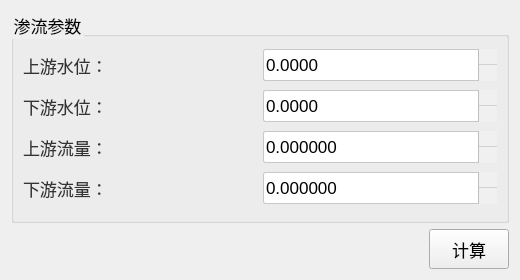
<?xml version="1.0" encoding="UTF-8"?>
<ui version="4.0">
 <class>SeepageWidget</class>
 <widget class="QWidget" name="SeepageWidget">
  <property name="geometry">
   <rect>
    <x>0</x>
    <y>0</y>
    <width>520</width>
    <height>280</height>
   </rect>
  </property>
  <property name="windowTitle">
   <string>渗流分析</string>
  </property>
  <property name="styleSheet">
   <string notr="true">QWidget{
font-family: &quot;Microsoft YaHei&quot;, &quot;微软雅黑&quot;;
}
QPushButton {
    font-size: 17px;
    min-height: 32px;
}
QPushButton#pushButton {
    background-color: rgb(224, 233, 244);
    border-width: 1px;
    border-color: rgb(121, 121, 121);
    border-style: solid;
    min-height: 33px;
    border-top: 1px solid rgb(169, 169, 169);
    border-bottom: 1px solid rgb(169, 169, 169);
    border-left: none;
    border-right: none;
    text-align: left;
    padding-left: 15px;
    font-size: 17px;
}
QLabel {
    font-size: 17px;
    color: rgb(51, 51, 51);
}
QLabel#pageNameLabel {
    font-size: 20px;
    padding-left: 9px;
    color: rgb(53, 103, 147);
}
QLineEdit, QTextEdit, QPlainTextEdit, QSpinBox, QDoubleSpinBox, QDateTimeEdit {
    border: 1px solid rgb(200, 200, 200);
    border-radius: 2px;
    font-size: 17px;
    min-height: 30px;
}
QLineEdit:focus, QTextEdit:focus, QPlainTextEdit:focus,
QSpinBox:focus, QDoubleSpinBox:focus, QDateTimeEdit:focus {
    border-color: rgb(100, 100, 255);
    outline: none;
}
QComboBox {
    font-size: 17px;
    color: rgb(51, 51, 51);
    padding-left: 6px;
    background: rgb(240, 240, 240);
    border: 1px solid rgb(169, 169, 169);
    border-radius: 3px;
    min-height: 30px;
}
QComboBox::drop-down {
    subcontrol-origin: padding;
    subcontrol-position: top right;
    width: 20px;
    background: rgb(240, 240, 240);
    border-left: 1px solid rgb(190, 190, 190);
}
QComboBox::down-arrow {
    image: url(:/resources/down_arrow.png);
    width: 12px;
    height: 12px;
}
QSpinBox::up-button, QDoubleSpinBox::up-button {
    subcontrol-origin: border;
    subcontrol-position: top right;
    width: 18px;
    border-left: 1px solid rgb(190, 190, 190);
    border-bottom: 1px solid rgb(210, 210, 210);
    background: rgb(240, 240, 240);
}
QSpinBox::down-button, QDoubleSpinBox::down-button {
    subcontrol-origin: border;
    subcontrol-position: bottom right;
    width: 18px;
    border-left: 1px solid rgb(190, 190, 190);
    background: rgb(240, 240, 240);
}
QSpinBox::up-arrow, QDoubleSpinBox::up-arrow {
    image: url(:/resources/up_arrow.png);
    width: 10px;
    height: 10px;
}
QSpinBox::down-arrow, QDoubleSpinBox::down-arrow {
    image: url(:/resources/down_arrow.png);
    width: 10px;
    height: 10px;
}
QRadioButton, QCheckBox, QGroupBox {
    font-size: 17px;
}
QTableWidget, QTreeWidget, QListWidget {
    font-size: 16px;
    gridline-color: rgb(210, 210, 210);
}

</string>
  </property>
  <layout class="QVBoxLayout" name="verticalLayout">
   <item>
    <widget class="QGroupBox" name="groupBoxParameters">
     <property name="title">
      <string>渗流参数</string>
     </property>
     <layout class="QGridLayout" name="gridLayout">
      <item row="0" column="0">
       <widget class="QLabel" name="labelUpWater">
        <property name="text"><string>上游水位：</string></property>
       </widget>
      </item>
      <item row="0" column="1">
       <widget class="QDoubleSpinBox" name="spinUpstreamWaterLevel">
        <property name="decimals"><number>4</number></property>
        <property name="minimum"><double>-1000000.000000000000000</double></property>
        <property name="maximum"><double>1000000.000000000000000</double></property>
       </widget>
      </item>
      <item row="1" column="0">
       <widget class="QLabel" name="labelDownWater">
        <property name="text"><string>下游水位：</string></property>
       </widget>
      </item>
      <item row="1" column="1">
       <widget class="QDoubleSpinBox" name="spinDownstreamWaterLevel">
        <property name="decimals"><number>4</number></property>
        <property name="minimum"><double>-1000000.000000000000000</double></property>
        <property name="maximum"><double>1000000.000000000000000</double></property>
       </widget>
      </item>
      <item row="2" column="0">
       <widget class="QLabel" name="labelUpFlux">
        <property name="text"><string>上游流量：</string></property>
       </widget>
      </item>
      <item row="2" column="1">
       <widget class="QDoubleSpinBox" name="spinUpstreamFlux">
        <property name="decimals"><number>6</number></property>
        <property name="minimum"><double>-1000000.000000000000000</double></property>
        <property name="maximum"><double>1000000.000000000000000</double></property>
       </widget>
      </item>
      <item row="3" column="0">
       <widget class="QLabel" name="labelDownFlux">
        <property name="text"><string>下游流量：</string></property>
       </widget>
      </item>
      <item row="3" column="1">
       <widget class="QDoubleSpinBox" name="spinDownstreamFlux">
        <property name="decimals"><number>6</number></property>
        <property name="minimum"><double>-1000000.000000000000000</double></property>
        <property name="maximum"><double>1000000.000000000000000</double></property>
       </widget>
      </item>
     </layout>
    </widget>
   </item>
   <item>
    <layout class="QHBoxLayout" name="horizontalLayoutCompute">
     <item>
      <spacer name="horizontalSpacerCompute">
       <property name="orientation"><enum>Qt::Horizontal</enum></property>
       <property name="sizeHint" stdset="0"><size><width>40</width><height>20</height></size></property>
      </spacer>
     </item>
     <item>
      <widget class="QPushButton" name="btnCompute">
       <property name="text"><string>计算</string></property>
      </widget>
     </item>
    </layout>
   </item>
  </layout>
 </widget>
 <resources/>
 <connections/>
</ui>
